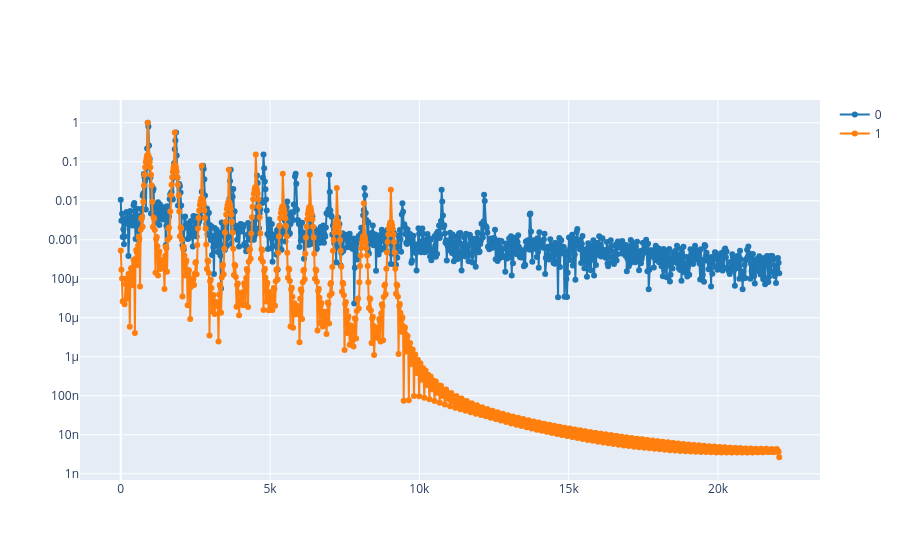

Notebook code for this chart:
### Markdown cell above
2.2. Calculate the spectrogram of the synthesized signal `S_synt`; and compare the spectrums of both signals at the same time using `plot_spectrum_at(ff, tt, [S_ref, S_synt], time)`, where `S_ref`is spectrogram of the reference signal.

**Note:** use the same window length to calculate both spectrograms.

### Code cell
# Senyal de referència
ff_synt, tt_synt, S_synt = spectrogram(y_synt, fs, nperseg=window_length, noverlap=window_length//2)

# Comparació dels dos espectres en el temps 0.14, estudiat anteriorment
time_selected = 0.14
plot_spectrum_at(ff, tt, [S, S_synt], time_selected)

### Figure 1 — Plotly figure (JSON) as saved in the notebook; plotly's stock layout.template omitted (floating-point values rounded to 4 significant figures; data arrays with more than 128 entries replaced by an {"elided": "..."} marker saying what was removed)
{"data": [{"line": {"color": "#1f77b4", "shape": "linear"}, "mode": "lines+markers", "name": "0", "type": "scatter", "x": {"elided": "1025 float values"}, "y": {"elided": "1025 float values"}}, {"line": {"color": "#ff7f0e", "shape": "linear"}, "mode": "lines+markers", "name": "1", "type": "scatter", "x": {"elided": "1025 float values"}, "y": {"elided": "1025 float values"}}], "layout": {"yaxis": {"type": "log"}}}
